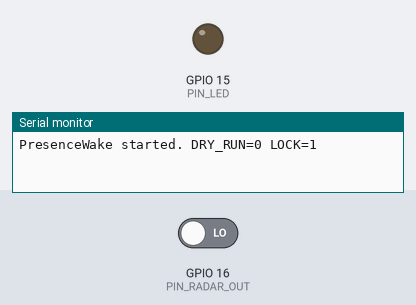
Simulated run of this sketch. Board: ESP32-S2. Parts: output pins drawn as LEDs (lit = HIGH), the last lines printed to the serial monitor. The inputs (shaded band) are chosen by the test bench; at power-on: GPIO 16 (PIN_RADAR_OUT) LOW. USB keyboard and mouse output is not drawn.

Above: at 2.7 s.
2.8 s: GPIO 16 (PIN_RADAR_OUT) driven HIGH
At 3.8 s:
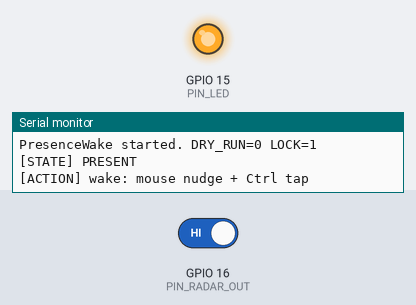
Timing chart, 0 to 5.8 s (numbered marks = the images above; inputs shaded):
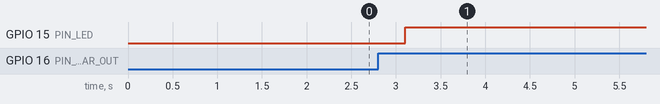

Measured:
- after the input at 2.8 s, GPIO 15 (PIN_LED): LOW → HIGH after 0.31 s

The sketch:

PresenceWake.ino
```cpp
/*
  PresenceWake - LOLIN S2 Mini (ESP32-S2) + HLK-LD2410C 24 GHz presence radar

  The S2 Mini plugs into the PC by USB-C and shows up as a USB keyboard + mouse.
    - Someone enters the room  -> 1-pixel mouse nudge (wakes the display), then a
                                  Left Ctrl tap (lifts the lock screen cover)
    - Room empty for LOCK_AFTER_ABSENT_MS -> Win+L (lock on leave), optional

  It never types a password. Unlock is Windows Hello (face, fingerprint, or PIN).

  Wiring (LD2410C -> S2 Mini):
    VCC -> VBUS (5V)      the radar needs 5V; the 3V3 pin is not enough
    GND -> GND
    OUT -> GPIO16         3.3V logic, safe for the ESP32-S2
    TX  -> GPIO33         unused by this sketch; only needed for UART config/distance later
    RX  -> GPIO18         unused by this sketch
  As built, the radar's 5-pin header is soldered straight into the outer row, which is
  what puts TX and RX on 33 and 18. See BUILD.md.

  Arduino IDE: board "LOLIN S2 Mini" (esp32 by Espressif), USB CDC On Boot: Enabled.
  Upload: hold 0, tap RST, release 0, upload, then press RST to run the new firmware.
*/

#include "USB.h"
#include "USBHIDMouse.h"
#include "USBHIDKeyboard.h"

USBHIDMouse Mouse;
USBHIDKeyboard Keyboard;

// ---- Settings ----------------------------------------------------------------
const bool     DRY_RUN               = false;    // true = log only, no mouse/keyboard. Flip to false after tuning.
const bool     ENABLE_LOCK_ON_LEAVE  = true;     // send Win+L after the room is empty
const uint32_t PRESENT_CONFIRM_MS    = 300;      // OUT must stay high this long before we call it "arrived"
const uint32_t LOCK_AFTER_ABSENT_MS  = 60000;    // OUT low this long = "left" (sensor adds its own hold time on top)
const uint32_t HEARTBEAT_MS          = 5000;     // serial status line interval

const int PIN_RADAR_OUT = 16;
const int PIN_LED       = 15;                    // S2 Mini onboard blue LED

// ---- State -------------------------------------------------------------------
bool     present    = false;
uint32_t highSince  = 0;
uint32_t lowSince   = 0;
uint32_t lastBeat   = 0;

void wakeScreen() {
  Serial.println("[ACTION] wake: mouse nudge + Ctrl tap");
  if (DRY_RUN) return;
  Mouse.move(1, 0);
  delay(20);
  Mouse.move(-1, 0);
  // A mouse move wakes the display but does not lift the lock screen cover.
  // A lone Ctrl tap does, and types nothing if the PC happens to be unlocked.
  delay(100);
  Keyboard.press(KEY_LEFT_CTRL);
  delay(50);
  Keyboard.releaseAll();
}

void lockScreen() {
  Serial.println("[ACTION] lock: Win+L");
  if (DRY_RUN || !ENABLE_LOCK_ON_LEAVE) return;
  Keyboard.press(KEY_LEFT_GUI);
  Keyboard.press('l');
  delay(50);
  Keyboard.releaseAll();
}

void setup() {
  pinMode(PIN_RADAR_OUT, INPUT_PULLDOWN);
  pinMode(PIN_LED, OUTPUT);
  digitalWrite(PIN_LED, LOW);

  Mouse.begin();
  Keyboard.begin();
  USB.begin();
  Serial.begin(115200);

  delay(1500);
  Serial.printf("PresenceWake started. DRY_RUN=%d LOCK=%d\n", DRY_RUN, ENABLE_LOCK_ON_LEAVE);
}

void loop() {
  const uint32_t now = millis();
  const bool raw = digitalRead(PIN_RADAR_OUT) == HIGH;

  if (raw) {
    lowSince = 0;
    if (highSince == 0) highSince = now;
    if (!present && now - highSince >= PRESENT_CONFIRM_MS) {
      present = true;
      digitalWrite(PIN_LED, HIGH);
      Serial.println("[STATE] PRESENT");
      wakeScreen();
    }
  } else {
    highSince = 0;
    if (lowSince == 0) lowSince = now;
    if (present && now - lowSince >= LOCK_AFTER_ABSENT_MS) {
      present = false;
      digitalWrite(PIN_LED, LOW);
      Serial.println("[STATE] ABSENT");
      lockScreen();
    }
  }

  if (now - lastBeat >= HEARTBEAT_MS) {
    lastBeat = now;
    Serial.printf("out=%d present=%d lowFor=%lus\n", raw, present,
                  lowSince ? (unsigned long)((now - lowSince) / 1000) : 0UL);
  }

  delay(20);
}
```
